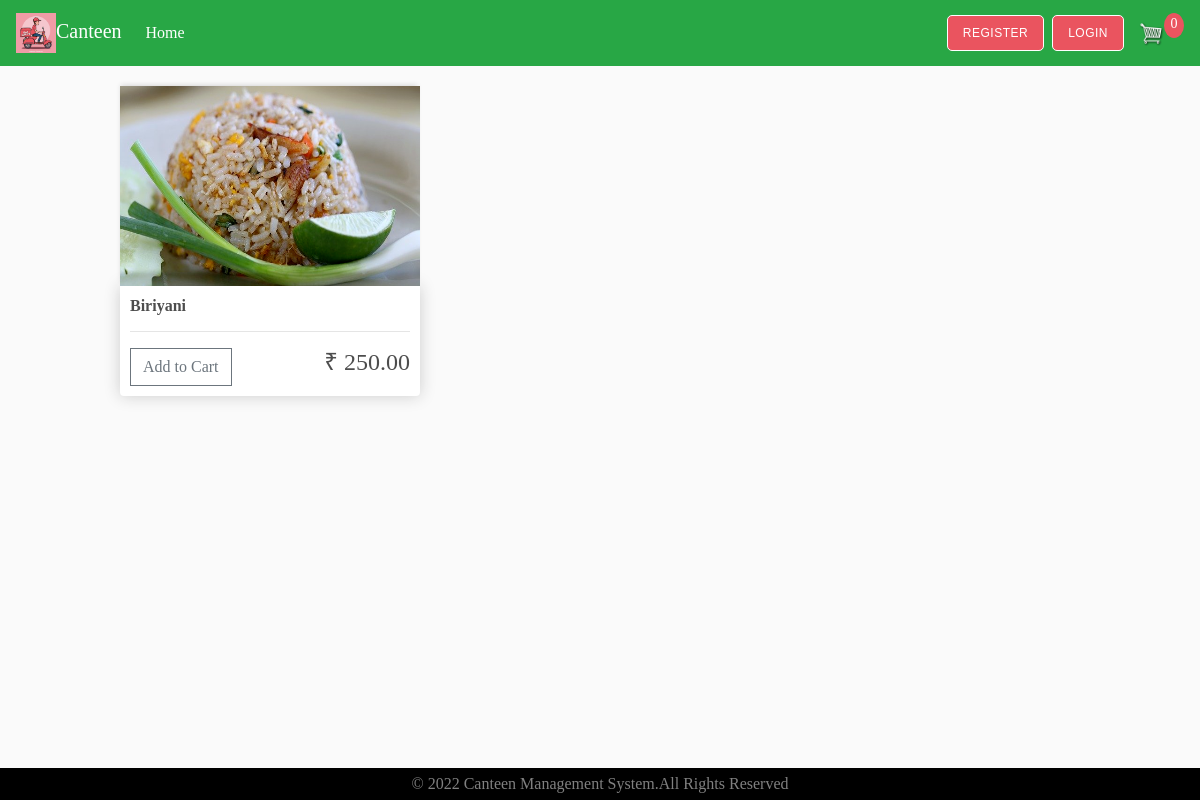
Screenshot of /dinner/ with the database file from the repository.
### food/models.py (models this page shows, shortened)
class Product(models.Model):
    CATEGORY = (
        ('Breakfast', 'Breakfast'),
        ('Lunch', 'Lunch'),
        ('Dinner', 'Dinner'),
        ('Todayspl', 'Todays special'),
    )
    name = models.CharField(max_length=200, null=True)
    price = models.DecimalField(max_digits=7, decimal_places=2)
    category = models.CharField(max_length=200, null=True, choices=CATEGORY)
    image = models.ImageField(null=True, blank=True)
    @property
    def ImageURL(self):
        try:
            url = self.image.url
        except:
            url = ''
        return url

### food/views.py (the view)
# urls.py: path('dinner/', views.dinner, name="dinner"),
def dinner(request):
    data = cartData(request)
    cartItems = data['cartItems']
    products = Product.objects.all()
    context = {'products': products,'cartItems': cartItems}
    return render(request, 'food/dinner.html', context)

### food/utils.py (called while the page is built, shortened)
def cookieCart(request):
    try:
        cart = json.loads(request.COOKIES['cart'])
    except:
        cart = {}
    print('Cart:', cart)
    items = []
    order = {'get_cart_total': 0, 'get_cart_items': 0, 'shipping': False}
    cartItems = order['get_cart_items']
    return {'items': items, 'order': order, 'cartItems': cartItems}

def cartData(request):
    if request.user.is_authenticated:
        customer = request.user.customer
        order, created = Order.objects.get_or_create(
            customer=customer, complete=False)
        items = order.orderitem_set.all()
        cartItems = order.get_cart_items
    else:
        cookieData = cookieCart(request)
        cartItems = cookieData['cartItems']
        order = cookieData['order']
        items = cookieData['items']
    return {'items': items, 'order': order, 'cartItems': cartItems}

### food/templates/food/dinner.html
{% extends 'food/main.html' %}
{% load static %}
{% block dinner %}
<div class="row row1">
    {% for product in products %}
    {% if product.category == 'Dinner' %}
    <div class="col-lg-4">
        <img class="thumbnail" src="{{product.ImageURL}}">
        <div class="box-element product">
            <h6><strong>{{product.name}}</strong></h6>
            <hr>
            <button data-product={{product.id}} data-action="add" class="btn btn-outline-secondary add-btn update-cart">Add to Cart</button>
            <h4 style="display: inline-block;float:right">₹ {{product.price|floatformat:2}}</h4>
        </div>
    </div>
    {% endif %}
    {% endfor %}
</div>
{% endblock %}

### static/css/main.css (style rules this page uses)
* { font-family: "Raleway", "Book Antiqua", Palatino, serif; }
body { background-color: hsl(0, 0%, 98%); display: flex; flex-direction: column; height: 100vh; overflow: scroll; }
h1,h2,h3,h4,h5,h6 { color:hsl(0, 0%, 30%); }
.box-element { box-shadow:hsl(0, 0%, 80%) 0 0 16px; background-color: #fff; border-radius: 4px; padding: 10px; }
.row1 { padding: 10px 10% 2em 10%; }
.thumbnail { width: 100%; height: 200px; -webkit-box-shadow: -1px -3px 5px -2px rgba(214,214,214,1); -moz-box-shadow: -1px -3px 5px -2px rgba(214,214,214,1); box-shadow: -1px -3px 5px -2px rgba(214,214,214,1); }
.product { border-radius: 0 0 4px 4px; }
.col-lg-4, .col-lg-6, .col-lg-8, .col-lg-12 { margin-top: 10px; }
.btn { border-radius: 0; }

### rows the page displays
Product: ImageURL (picture), name "Biriyani", price "250.00"

### other values shown
{{ cartItems }} "0"
